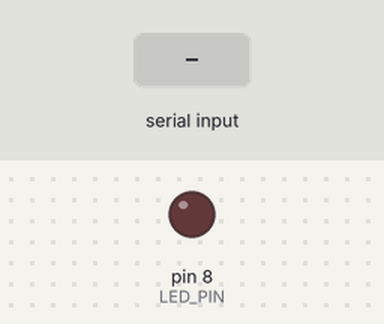
A sketch run on a simulated Arduino Uno, built with avr-gcc and run on an emulated ATmega328P. On the bench: output pins drawn as LEDs (lit = HIGH). The inputs (shaded band) are chosen by the test bench. What the sketch prints to the serial monitor is not drawn.

Above: at 1.2 s.
1.3 s: "1" received over Serial
At 2.9 s:
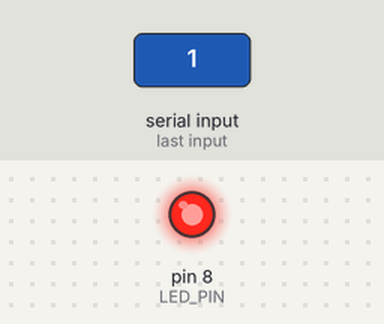
3.8 s: "0" received over Serial
5.8 s: "2" received over Serial
Timing chart, 0 to 11.8 s (numbered marks = the images above; inputs shaded):
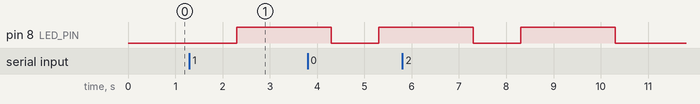

The sketch:

sketch.ino
```cpp
// Lab 5 - Exercise 8: LED turns ON when serial message received
// LED on pin 8
// Type anything in Serial Monitor → LED turns ON for 2 seconds

#define LED_PIN 8

void setup() {
  pinMode(LED_PIN, OUTPUT);
  Serial.begin(9600);
  Serial.println("=== Exercise 8: Serial → LED ===");
  Serial.println("Type any message and press Enter to turn on LED!");
}

void loop() {
  if (Serial.available() > 0) {
    // Read and clear the serial buffer
    String message = Serial.readString();

    Serial.print("Received: ");
    Serial.println(message);
    Serial.println("LED ON!");

    // Turn LED ON
    digitalWrite(LED_PIN, HIGH);
    delay(2000);  // stay on 2 seconds

    // Turn LED OFF
    digitalWrite(LED_PIN, LOW);
    Serial.println("LED OFF - waiting for next message...");
  }
}
```

Measured:
- after the input at 1.3 s, pin 8 (LED_PIN): LOW → HIGH after 1.0 s
